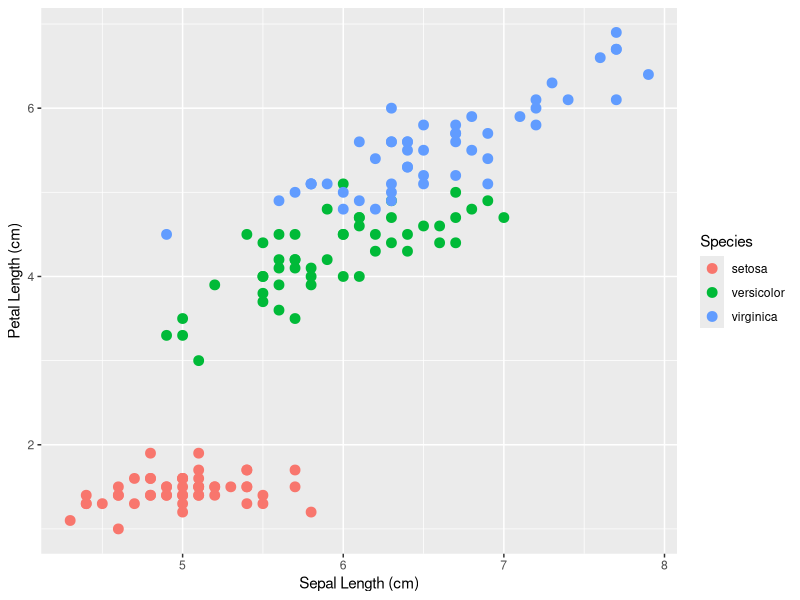
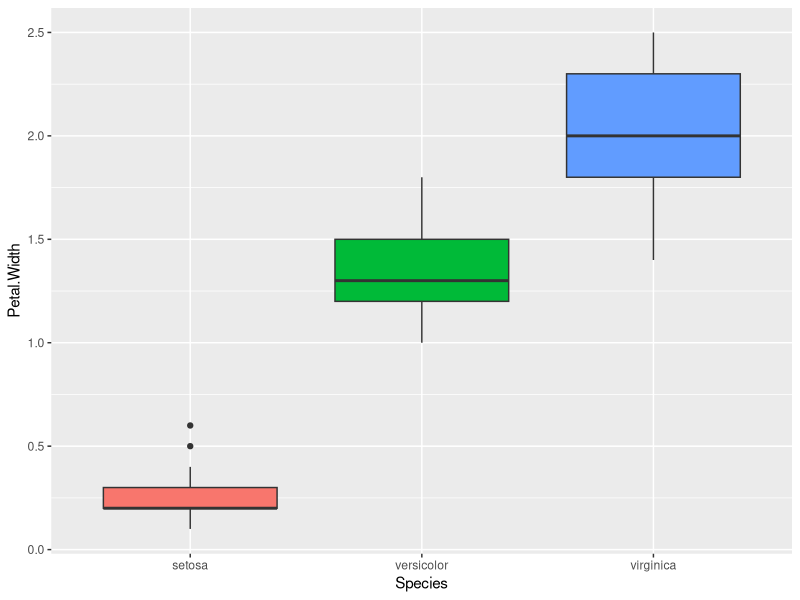
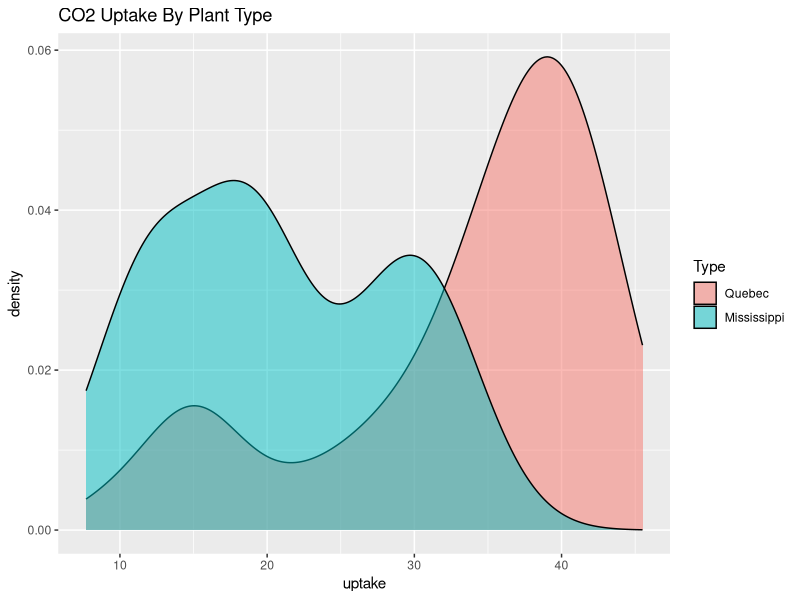
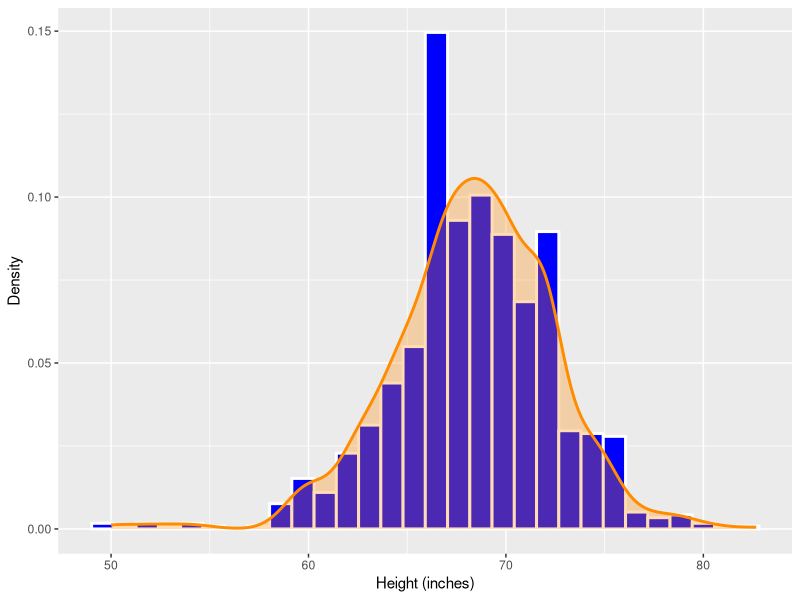

These figures' R source, in order:
## ---- chunk 1
#| warning: FALSE
library(dplyr)
library(dslabs)
library(ggplot2)
## ---- chunk 2
# ⚡ Code
Pretty_Flowers <- iris %>% 
  ggplot(aes(x = Sepal.Length, y = Petal.Length, color = Species)) +
  geom_point(size = 3) +
  xlab("Sepal Length (cm)") +
  ylab("Petal Length (cm)")
## ---- chunk 3
# ✅ Checks
class(Pretty_Flowers)
Pretty_Flowers
## ---- chunk 4
# ⚡ Code
Petal_Spread <- iris %>% 
  ggplot(aes(x = Species, y = Petal.Width, fill = Species)) +
  geom_boxplot(show.legend = FALSE)
## ---- chunk 5
# ✅ Checks
class(Petal_Spread)
Petal_Spread
## ---- chunk 6
# ⚡ Code
CO2_Graph <- CO2 %>% 
  ggplot(aes(x = uptake, fill = Type)) +
  geom_density(alpha = 0.5) +
  ggtitle("CO2 Uptake By Plant Type")
## ---- chunk 7
# ✅ Checks
class(CO2_Graph)
CO2_Graph
## ---- chunk 8
# ⚡ Code
Tall_Density <- heights %>% 
  ggplot(aes(x = height)) +
  geom_histogram(aes(y = after_stat(density)),
                 size = 1,
                 fill = "blue",
                 color = "white") +
 geom_density(color = "darkorange",
            fill = "darkorange",
            alpha = 0.3,
            size = 1) +
  xlab("Height (inches)") +
  ylab("Density")
## ---- chunk 9
# ✅ Checks
class(Tall_Density)
Tall_Density
